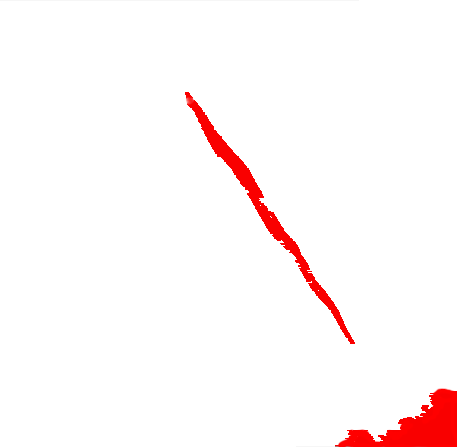
%> input picture Tire_tread_defect_detection1/code6/image1/5.png, 457 x 447 px
$ octave Untitled4.m   (GNU Octave 9; MATLAB toolbox functions it lacks are replaced by stand-ins)
%> lines starting %> are read from the running program, lines starting %| are printed output that depends on the picture; in (x1, y1, x2, y2) boxes, pixels count from 0 and x2, y2 are one past the last pixel; in counts of white or black regions, pixels touching at a corner belong together; the program's own positions count from 1
clear all;
close all;
warning off all;
I = imread('D:\Tire_Test\image6\5.png'); %%如果是其他类型图像,请先转换为灰度图
%> I is the input picture: size 447x457x3 uint8; mean R, G, B 254.8, 247, 247
I = rgb2gray(I);
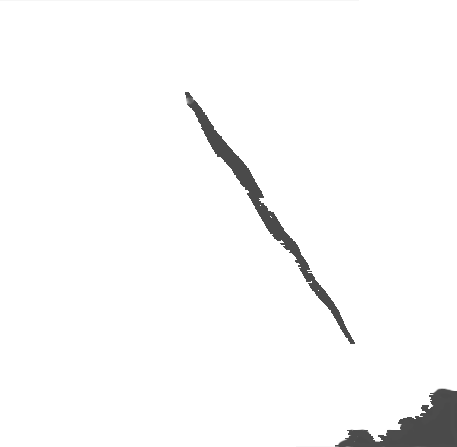
%> I: size 447x457 uint8; min 74, max 255, mean 249.4
%%没有噪声时bai的检测结果
BW_sobel = edge(I,'sobel');
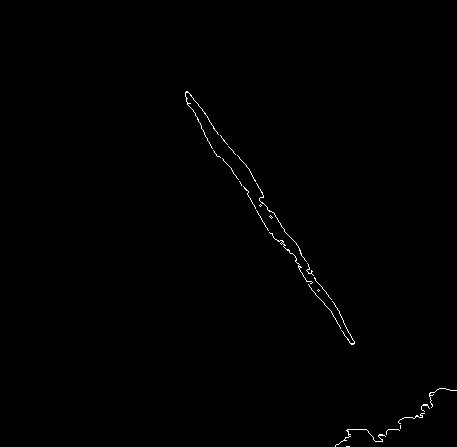
%> BW_sobel: size 447x457 logical; 0.4% white in thin lines or dots, all inside (x1, y1, x2, y2) = (185, 91, 457, 447)
BW_prewitt = edge(I,'prewitt');
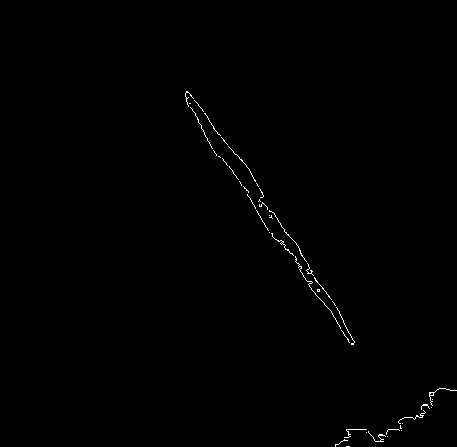
%> BW_prewitt: size 447x457 logical; 0.4% white in thin lines or dots, all inside (x1, y1, x2, y2) = (185, 91, 457, 447)
BW_roberts = edge(I,'roberts');
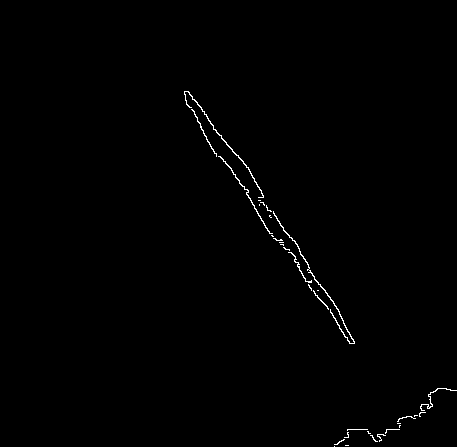
%> BW_roberts: size 447x457 logical; 0.55% white in thin lines or dots, all inside (x1, y1, x2, y2) = (184, 91, 457, 447)
BW_laplace = edge(I,'log');
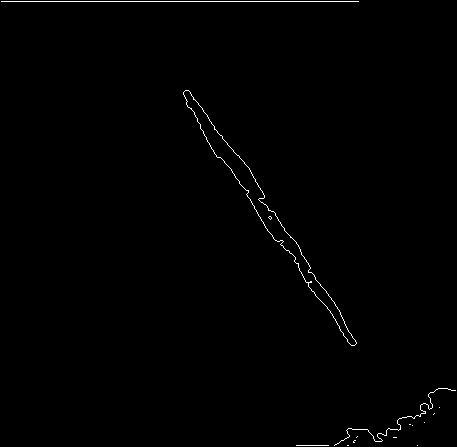
%> BW_laplace: size 447x457 logical; 0.58% white in thin lines or dots
BW_canny = edge(I,'canny');
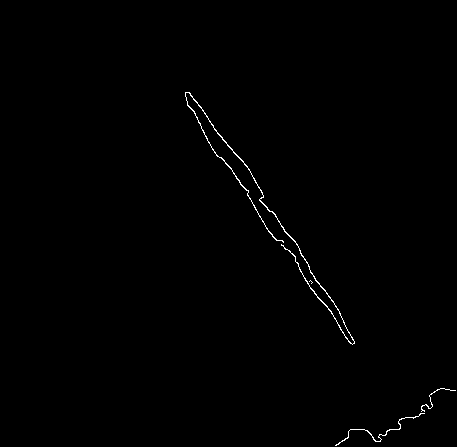
%> BW_canny: size 447x457 logical; 0.47% white in thin lines or dots, all inside (x1, y1, x2, y2) = (185, 92, 456, 446)
figure(1);
subplot(2,3,1),imshow(I),xlabel('原始图像');
subplot(2,3,2),imshow(BW_sobel),xlabel('sobel检测');
subplot(2,3,3),imshow(BW_prewitt),xlabel('prewitt检测');
subplot(2,3,4),imshow(BW_roberts),xlabel('roberts检测');
subplot(2,3,5),imshow(BW_laplace),xlabel('laplace检测');
subplot(2,3,6),imshow(BW_canny),xlabel('canny检测');
% [28 lines of commented-out code are left out]

$ run again, with Tire_tread_defect_detection1/code6/image1/7.png copied over Tire_tread_defect_detection1/code6/image1/5.png
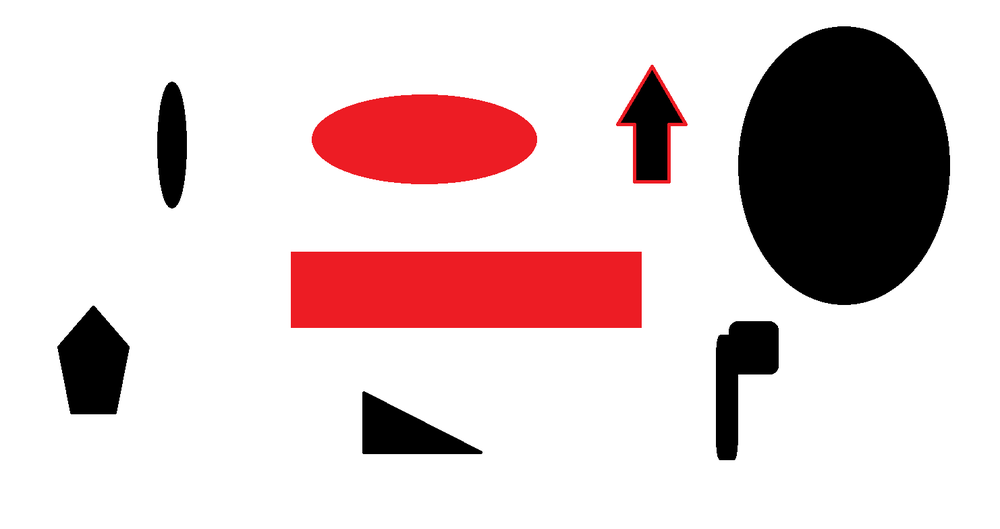
%> input picture Tire_tread_defect_detection1/code6/image1/7.png, 1000 x 529 px, shrunk from 1482 x 784 before the run
%> I is the input picture: size 529x1000x3 uint8; mean R, G, B 221.1, 203.8, 204.4
%> I: size 529x1000 uint8
%> `BW_sobel = edge(I,'sobel');`:
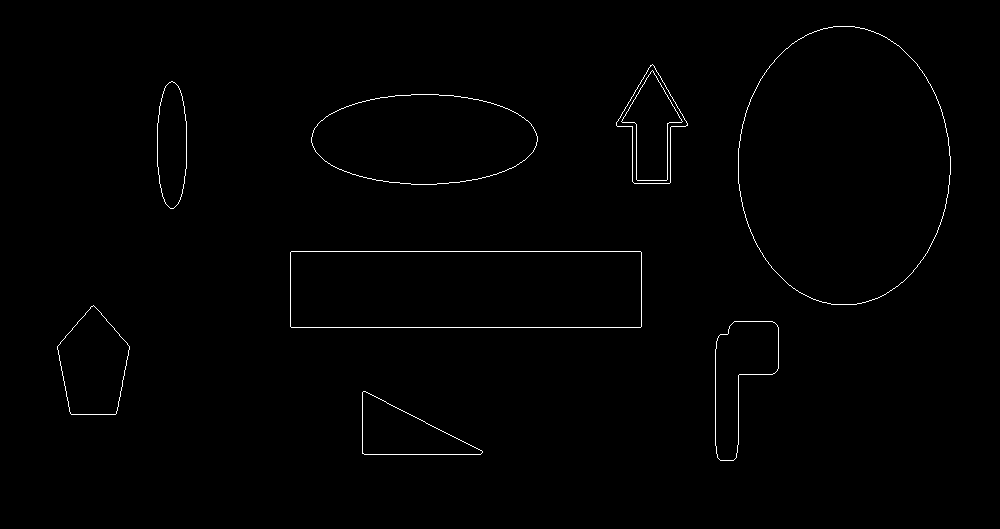
%> BW_sobel: size 529x1000 logical; 0.72% white in thin lines or dots, all inside (x1, y1, x2, y2) = (57, 26, 951, 461)
%> BW_roberts: size 529x1000 logical; 0.86% white in thin lines or dots, all inside (x1, y1, x2, y2) = (56, 25, 950, 460)
%> BW_laplace: size 529x1000 logical; 0.68% white in thin lines or dots, all inside (x1, y1, x2, y2) = (56, 25, 951, 462)
%> `BW_canny = edge(I,'canny');`:
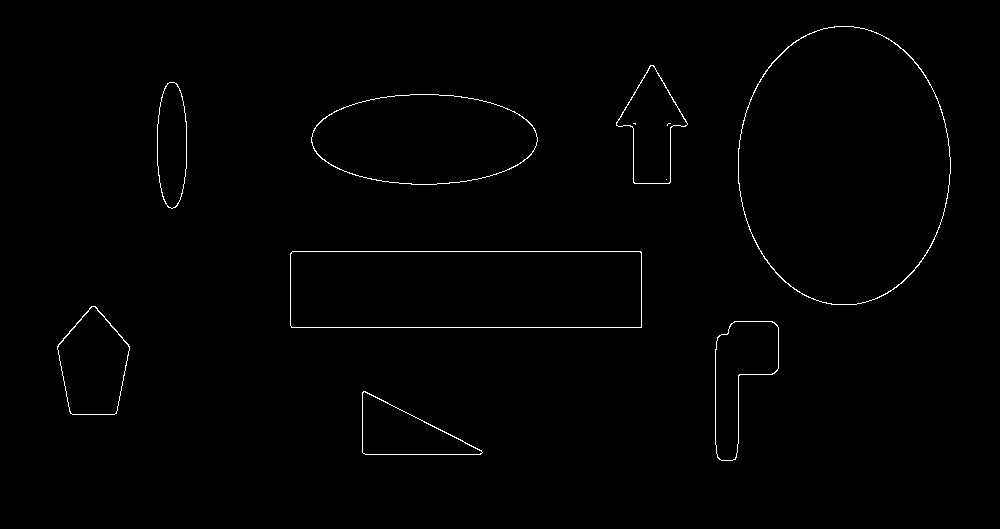
%> BW_canny: size 529x1000 logical; 0.76% white in thin lines or dots, all inside (x1, y1, x2, y2) = (57, 26, 951, 461)
